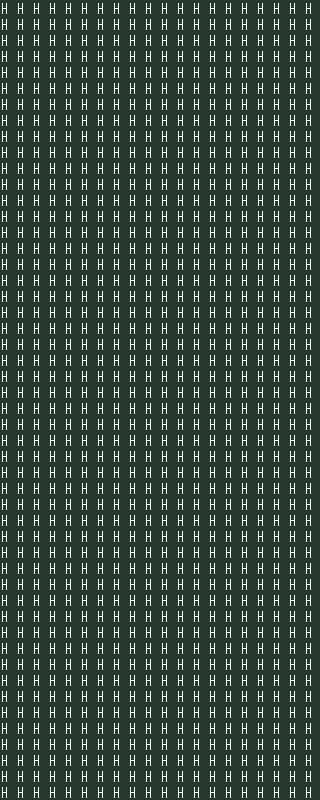

A level layout from a 2D game, rendered from its tile map. Below: a short description, then the map file with its tile-grid data intact:
An orthogonal 20x50 tile map with 16x16 px tiles, 1 tile layer (prototype).

<map version="1.10" tiledversion="1.10.2" orientation="orthogonal" renderorder="right-down" width="20" height="50" tilewidth="16" tileheight="16" infinite="0" nextlayerid="9" nextobjectid="1">
 <tileset firstgid="110" source="HiddenJungle_TSX.tsx" />
 <layer id="1" name="prototype" width="20" height="50">
  <data encoding="csv">
206,206,206,206,206,206,206,206,206,206,206,206,206,206,206,206,206,206,206,206,
206,206,206,206,206,206,206,206,206,206,206,206,206,206,206,206,206,206,206,206,
206,206,206,206,206,206,206,206,206,206,206,206,206,206,206,206,206,206,206,206,
206,206,206,206,206,206,206,206,206,206,206,206,206,206,206,206,206,206,206,206,
206,206,206,206,206,206,206,206,206,206,206,206,206,206,206,206,206,206,206,206,
206,206,206,206,206,206,206,206,206,206,206,206,206,206,206,206,206,206,206,206,
206,206,206,206,206,206,206,206,206,206,206,206,206,206,206,206,206,206,206,206,
206,206,206,206,206,206,206,206,206,206,206,206,206,206,206,206,206,206,206,206,
206,206,206,206,206,206,206,206,206,206,206,206,206,206,206,206,206,206,206,206,
206,206,206,206,206,206,206,206,206,206,206,206,206,206,206,206,206,206,206,206,
206,206,206,206,206,206,206,206,206,206,206,206,206,206,206,206,206,206,206,206,
206,206,206,206,206,206,206,206,206,206,206,206,206,206,206,206,206,206,206,206,
206,206,206,206,206,206,206,206,206,206,206,206,206,206,206,206,206,206,206,206,
206,206,206,206,206,206,206,206,206,206,206,206,206,206,206,206,206,206,206,206,
206,206,206,206,206,206,206,206,206,206,206,206,206,206,206,206,206,206,206,206,
206,206,206,206,206,206,206,206,206,206,206,206,206,206,206,206,206,206,206,206,
206,206,206,206,206,206,206,206,206,206,206,206,206,206,206,206,206,206,206,206,
206,206,206,206,206,206,206,206,206,206,206,206,206,206,206,206,206,206,206,206,
206,206,206,206,206,206,206,206,206,206,206,206,206,206,206,206,206,206,206,206,
206,206,206,206,206,206,206,206,206,206,206,206,206,206,206,206,206,206,206,206,
206,206,206,206,206,206,206,206,206,206,206,206,206,206,206,206,206,206,206,206,
206,206,206,206,206,206,206,206,206,206,206,206,206,206,206,206,206,206,206,206,
206,206,206,206,206,206,206,206,206,206,206,206,206,206,206,206,206,206,206,206,
206,206,206,206,206,206,206,206,206,206,206,206,206,206,206,206,206,206,206,206,
206,206,206,206,206,206,206,206,206,206,206,206,206,206,206,206,206,206,206,206,
206,206,206,206,206,206,206,206,206,206,206,206,206,206,206,206,206,206,206,206,
206,206,206,206,206,206,206,206,206,206,206,206,206,206,206,206,206,206,206,206,
206,206,206,206,206,206,206,206,206,206,206,206,206,206,206,206,206,206,206,206,
206,206,206,206,206,206,206,206,206,206,206,206,206,206,206,206,206,206,206,206,
206,206,206,206,206,206,206,206,206,206,206,206,206,206,206,206,206,206,206,206,
206,206,206,206,206,206,206,206,206,206,206,206,206,206,206,206,206,206,206,206,
206,206,206,206,206,206,206,206,206,206,206,206,206,206,206,206,206,206,206,206,
206,206,206,206,206,206,206,206,206,206,206,206,206,206,206,206,206,206,206,206,
206,206,206,206,206,206,206,206,206,206,206,206,206,206,206,206,206,206,206,206,
206,206,206,206,206,206,206,206,206,206,206,206,206,206,206,206,206,206,206,206,
206,206,206,206,206,206,206,206,206,206,206,206,206,206,206,206,206,206,206,206,
206,206,206,206,206,206,206,206,206,206,206,206,206,206,206,206,206,206,206,206,
206,206,206,206,206,206,206,206,206,206,206,206,206,206,206,206,206,206,206,206,
206,206,206,206,206,206,206,206,206,206,206,206,206,206,206,206,206,206,206,206,
206,206,206,206,206,206,206,206,206,206,206,206,206,206,206,206,206,206,206,206,
206,206,206,206,206,206,206,206,206,206,206,206,206,206,206,206,206,206,206,206,
206,206,206,206,206,206,206,206,206,206,206,206,206,206,206,206,206,206,206,206,
206,206,206,206,206,206,206,206,206,206,206,206,206,206,206,206,206,206,206,206,
206,206,206,206,206,206,206,206,206,206,206,206,206,206,206,206,206,206,206,206,
206,206,206,206,206,206,206,206,206,206,206,206,206,206,206,206,206,206,206,206,
206,206,206,206,206,206,206,206,206,206,206,206,206,206,206,206,206,206,206,206,
206,206,206,206,206,206,206,206,206,206,206,206,206,206,206,206,206,206,206,206,
206,206,206,206,206,206,206,206,206,206,206,206,206,206,206,206,206,206,206,206,
206,206,206,206,206,206,206,206,206,206,206,206,206,206,206,206,206,206,206,206,
206,206,206,206,206,206,206,206,206,206,206,206,206,206,206,206,206,206,206,206
</data>
 </layer>
</map>
